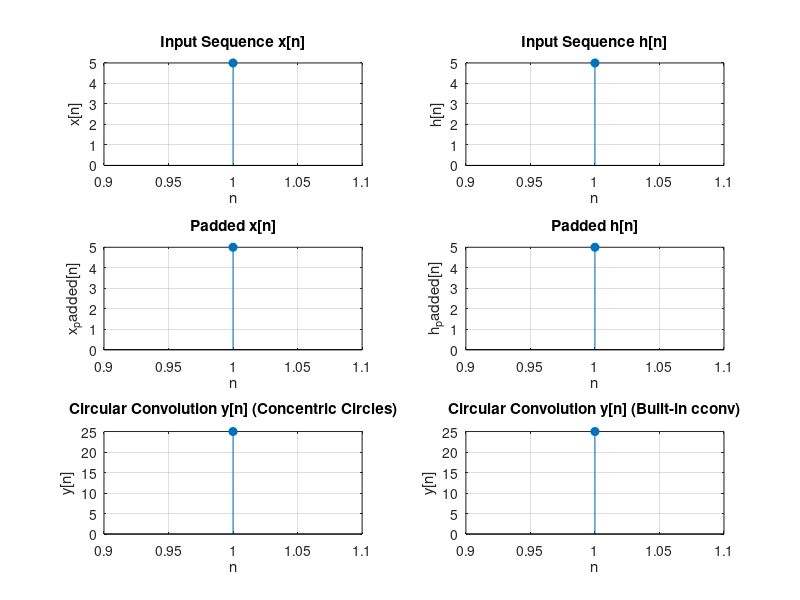

This figure's MATLAB source:
clc;

clf;

close all;



% Define the input sequences

x = input('Enter the 1st sequence x[n] as a vector (e.g., [1, 2, 3, 4]): ');

h = input('Enter the 2nd sequence h[n] as a vector (e.g., [1, 2, 3, 4]): ');



% Calculate the length of the sequences

N = length(x);



% Zero-padding sequences to length N (if necessary)

x_padded = [x, zeros(1, N - length(x))];

h_padded = [h, zeros(1, N - length(h))];



% Initialize the result

y_circular = zeros(1, N);



% Circular convolution using concentric circles method

for n = 0:N-1

    y_sum = 0;

    for m = 0:N-1

        % Calculate the circular index

        circular_index = mod(n - m, N);

        if circular_index < 0

            circular_index = circular_index + N;

        end

        % Sum the product

        y_sum = y_sum + x_padded(m + 1) * h_padded(circular_index + 1);

    end

    y_circular(n + 1) = y_sum;

end



% Compute circular convolution using MATLAB's built-in function

y_builtin = cconv(x, h, N);



% Display the results

disp('Circular Convolution result using concentric circles method:');

disp(y_circular);

disp('Circular Convolution result using built-in cconv() function:');

disp(y_builtin);



% Plot the sequences and results

figure;



% Plot input sequence x[n]

subplot(3,2,1);

stem(x, 'filled');

title('Input Sequence x[n]');

xlabel('n');

ylabel('x[n]');

grid on;



% Plot input sequence h[n]

subplot(3,2,2);

stem(h, 'filled');

title('Input Sequence h[n]');

xlabel('n');

ylabel('h[n]');

grid on;



% Plot padded x sequence

subplot(3,2,3);

stem(x_padded, 'filled');

title('Padded x[n]');

xlabel('n');

ylabel('x_padded[n]');

grid on;



% Plot padded h sequence

subplot(3,2,4);

stem(h_padded, 'filled');

title('Padded h[n]');

xlabel('n');

ylabel('h_padded[n]');

grid on;



% Plot circular convolution result (concentric circles method)

subplot(3,2,5);

stem(y_circular, 'filled');

title('Circular Convolution y[n] (Concentric Circles)');

xlabel('n');

ylabel('y[n]');

grid on;



% Plot circular convolution result (built-in function)

subplot(3,2,6);

stem(y_builtin, 'filled');

title('Circular Convolution y[n] (Built-in cconv)');

xlabel('n');

ylabel('y[n]');

grid on;
